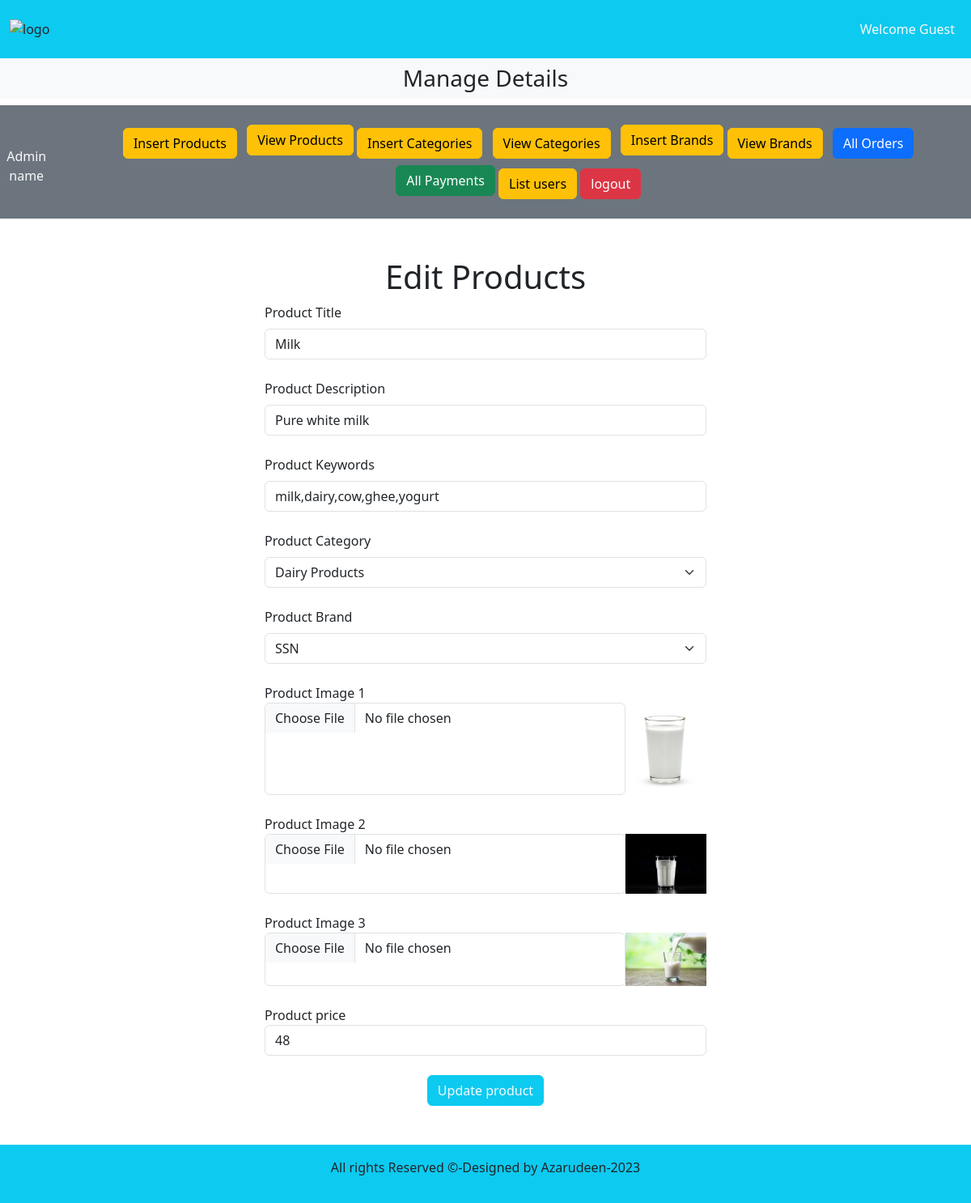
Screenshot of /admin.php?edit_products=1 with the database file from the repository.
### tables this page shows
CREATE TABLE `products` (
  `product_id` int(11) NOT NULL,
  `product_title` varchar(100) NOT NULL,
  `product_description` varchar(255) NOT NULL,
  `product_keywords` varchar(255) NOT NULL,
  `category_id` int(11) NOT NULL,
  `brand_id` int(11) NOT NULL,
  `product_image1` varchar(255) NOT NULL,
  `product_image2` varchar(255) NOT NULL,
  `product_image3` varchar(255) NOT NULL,
  `product_price` varchar(100) NOT NULL,
  `date` timestamp NOT NULL DEFAULT current_timestamp() ON UPDATE current_timestamp(),
  `status` varchar(100) NOT NULL
);

CREATE TABLE `categories` (
  `category_id` int(11) NOT NULL,
  `category_title` varchar(100) NOT NULL
);

CREATE TABLE `brands` (
  `brand_id` int(11) NOT NULL,
  `brand_title` varchar(100) NOT NULL
);

### edit_products.php (the view, shortened to what this page needs)
<?php
include('./includes/connect.php');
if(isset($_GET['edit_products']))
{
    $eid = $_GET['edit_products'];
    $get_data = "SELECT * FROM `products` WHERE product_id=$eid";
    $rsql = mysqli_query($c,$get_data);
    $row=mysqli_fetch_assoc($rsql);
    $p_title = $row['product_title'];
    $p_desc = $row['product_description'];
    $p_keyw = $row['product_keywords'];
    $p_cat = $row['category_id'];
    $p_brand = $row['brand_id'];
    $p_price = $row['product_price'];
    $img1 = $row['product_image1'];
    $img2 = $row['product_image2'];
    $img3 = $row['product_image3'];
    $cn = "SELECT * FROM `categories` WHERE category_id=$p_cat";
    $rc = mysqli_query($c,$cn);
    $row_c=mysqli_fetch_assoc($rc);
    $cat_tit = $row_c['category_title'];
    $cb = "SELECT * FROM `brands` WHERE brand_id=$p_brand";
    $rb = mysqli_query($c,$cb);
    $row_b=mysqli_fetch_assoc($rb);
    $br_tit = $row_b['brand_title'];
}
?>
<div class="container mt-5">
<h1 class="text-center">Edit Products</h1>
<form action="" method="post" enctype="multipart/form-data">
<div class="form-outline mb-4 w-50 m-auto">
        <label for="product_title" class="form-label">Product Title</label>
        <input type="text" class="form-control" name="product_title" required="required" value="<?php echo $p_title; ?>">
    </div>
<div class="form-outline mb-4 w-50 m-auto">
        <label for="product_description" class="form-label">Product Description</label>
        <input type="text" class="form-control" name="product_description" required="required" value="<?php echo $p_desc; ?>">
    </div>
<div class="form-outline mb-4 w-50 m-auto">
        <label for="product_keywords" class="form-label">Product Keywords</label>
        <input type="text" class="form-control" name="product_keywords" required="required" value="<?php echo $p_keyw; ?>">
    </div>
<div class="form-outline mb-4 w-50 m-auto">
<label for="product_keywords" class="form-label">Product Category</label>
    <select name="product_category" id="" class="form-select">
        <option value="<?php echo $p_cat; ?>"><?php echo $cat_tit; ?></option>
    </select>
    </div>
<div class="form-outline mb-4 w-50 m-auto">
<label for="product_keywords" class="form-label">Product Brand</label>
    <select name="product_brand" id="" class="form-select">
    <option value="<?php echo $p_brand; ?>"><?php echo $br_tit; ?></option>
    </select>
    </div>
<div class="form-outline mb-4 w-50 m-auto">
        <label for="product_image1" class="form-lebel">Product Image 1</label>
        <div class="d-flex">
        <input type="file" name="product_image1" id="product_image1" class="form-control" required="required">
        <img src="./product_images/<?php echo $img1; ?>" alt="" width="100px">
        </div>
</div>
<div class="form-outline mb-4 w-50 m-auto">
        <label for="product_image2" class="form-lebel">Product Image 2</label>
        <div class="d-flex">
        <input type="file" name="product_image2" id="product_image2" class="form-control" required="required">
        <img src="./product_images/<?php echo $img2; ?>" alt="" width="100px">
        </div>
</div>
<div class="form-outline mb-4 w-50 m-auto">
        <label for="product_image3" class="form-lebel">Product Image 3</label>
        <div class="d-flex">
        <input type="file" name="product_image3" id="product_image3" class="form-control" required="required">
        <img src="./product_images/<?php echo $img3; ?>" alt="" width="100px">
        </div>
</div>
<div class="form-outline mb-4 w-50 m-auto">
        <label for="product_price" class="form-lebel">Product price</label>
        <input type="text" name="product_price" id="product_price" class="form-control" placeholder="Enter product price" autocomplete="off" required="required" value="<?php echo $p_price;?>">
    </div>
    <div class="form-outline mb-4 w-50 m-auto">
        <input type="submit" class="btn btn-info mb-3 mx-auto d-flex text-light" value="Update product" name="edit_product">
    </div>
</form>
</div>

### css/style.css (style rules this page uses)
* { margin: 0; padding: 0; box-sizing: border-box; }

### rows the page displays
products: product_title "Milk", product_description "Pure white milk", product_keywords "milk,dairy,cow,ghee,yogurt", product_image1 (picture), product_image2 (picture), product_image3 (picture), product_price "48"
categories: product_category "Dairy Products"
brands: product_brand "SSN"
